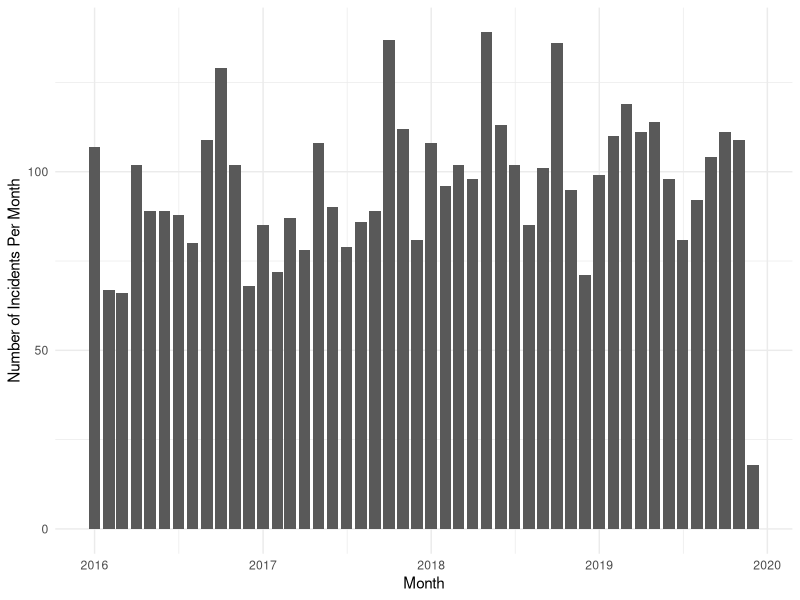

The R script that drew this image:
## ---- chunk 1
library(tidyverse)
library(lubridate)
library(kableExtra)
library(scales)

knitr::opts_chunk$set(echo = FALSE, warning = FALSE, message = FALSE)


traffic <- read_csv("files/traffic_cleaned.csv")
traffic <- traffic %>% mutate(year = year(Date),
                              month = month(Date),
                              year_month = str_c(year, month)) %>%
  filter(between(year, 2015, 2019))

interview <- read_csv("files/interview_cleaned.csv")
interview <- interview %>% mutate(year = year(Date),
                              month = month(Date),
                              year_month = str_c(year, month)) %>%
  filter(between(year, 2015, 2019))

incident <- read_csv("files/incident_cleaned.csv")
incident <- incident %>% mutate(year = year(Occured),
                              month = month(Occured),
                              year_month = str_c(year, month)) %>%
  filter(between(year, 2015, 2019))

traffic <- traffic %>% mutate(is_black = ifelse(Race == "African American", 1, 0))
interview <- interview %>% mutate(is_black = ifelse(Race == "African American", 1, 0))
## ---- chunk 2
kable(traffic %>% group_by(year) %>% 
        summarize(Total = n(), `% African American` = percent(sum(is_black) / n(), .1)), 
      caption="Traffic Stops", position="H")
kable(incident %>% group_by(year) %>% 
        summarize(Total = n()), caption="Incidents", position="H")
kable(interview %>% group_by(year) %>% summarize(Total = n(), `% African American` = percent(sum(is_black) / n(), .1)), 
      caption="Interviews", position="H")
## ---- chunk 3
kable(traffic %>% group_by(year, Disposition) %>% 
  summarize(Total = n()) %>% 
  pivot_wider(names_from = c("Disposition"), values_from = Total) %>%
  mutate(Arrest = replace_na(Arrest, 0)), caption="Traffic Outcomes", position="H")

mini_traffic <- traffic %>% filter(Disposition != "Arrest", Race != "NHPI or Indian", `IDOT Classification` != "Other")

race_cnts <- mini_traffic %>% group_by(Race) %>% summarize(`Total (by Race)` = n())

dis_race <- mini_traffic %>% group_by(Disposition, Race) %>% 
        summarize(Total = n()) %>% left_join(race_cnts) %>%
  mutate(`Share in Category` = percent(Total / `Total (by Race)`, .1))

search_race <- mini_traffic %>% group_by(Search, Race) %>% 
        summarize(Total = n()) %>% left_join(race_cnts) %>%
  mutate(`Share in Category` = percent(Total / `Total (by Race)`, .1))

violation_race <- mini_traffic %>% group_by(`IDOT Classification`, Race) %>% 
        summarize(Total = n()) %>% left_join(race_cnts) %>%
  mutate(`Share in Category` = percent(Total / `Total (by Race)`, .1)) %>% select(-Total, -`Total (by Race)`) %>% 
  pivot_wider(names_from = c("Race"), values_from = `Share in Category`)

kable(dis_race %>% select(-`Total (by Race)`), caption="Traffic Outcomes by Race", position="H")
kable(search_race %>% select(-`Total (by Race)`), caption="Traffic Search Outcomes by Race", position="H")
kable(violation_race, caption="Traffic Violation Outcomes by Race", position="H")
## ---- chunk 4
mini_interview <- interview %>% filter(!is.na(Search), Race != "Hispanic")

race_cnts_interview <- mini_interview %>% group_by(Race) %>% summarize(`Total (by Race)` = n())

int_search_race <- 
  mini_interview %>% group_by(Search, Race) %>% summarize(Total = n()) %>% 
  left_join(race_cnts_interview) %>%
  mutate(`Share in Category` = percent(Total / `Total (by Race)`, .1))

int_disp_race <- 
  mini_interview %>% group_by(Disposition, Race) %>% summarize(Total = n()) %>% 
  left_join(race_cnts_interview) %>%
  mutate(`Share in Category` = percent(Total / `Total (by Race)`, .1)) %>% select(-Total, -`Total (by Race)`) %>% 
  pivot_wider(names_from = c("Race"), values_from = `Share in Category`) %>% mutate(Caucasian = replace_na(Caucasian, "0%"))
kable(int_search_race %>% select(-`Total (by Race)`), caption="Interview Search Outcomes by Race", position="H")
kable(int_disp_race, caption="Interview Disposition Outcomes by Race", position="H")
## ---- chunk 5
library(ggplot2)
incident$Month <- as.Date(cut(incident$Occured,
  breaks = "month"))
ggplot(incident %>% filter(year > 2015), aes(Month)) + geom_bar() + labs(y="Number of Incidents Per Month") + theme_minimal()
